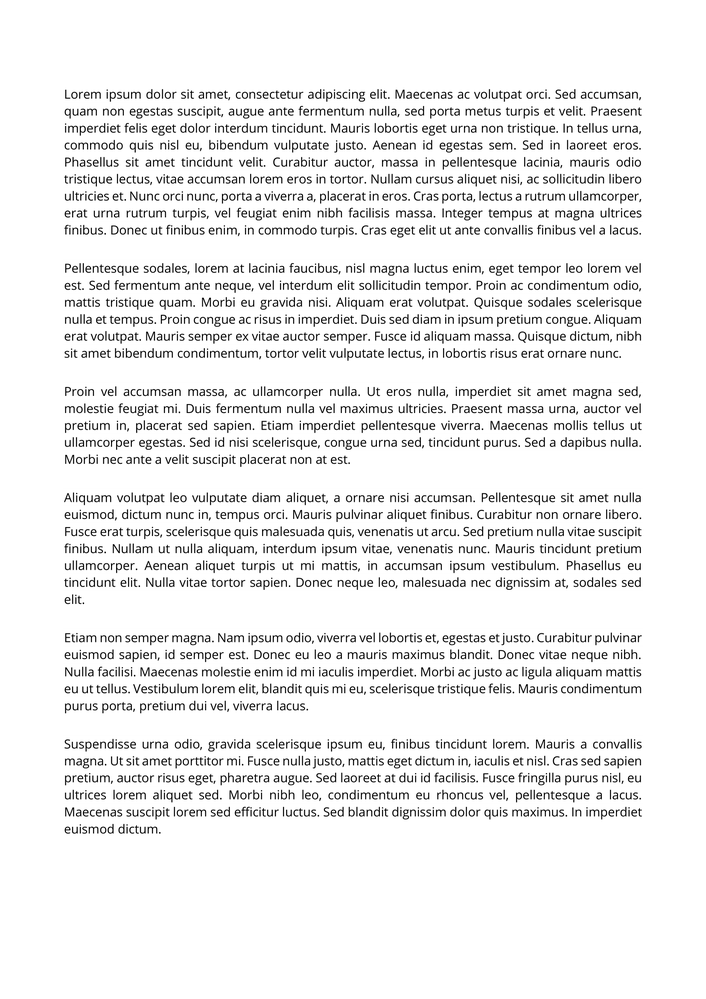
#> input picture task-B/project-files-B/001.png, 706 x 999 px, shrunk from 1654 x 2339 before the run, found by its file name
$ python 001_test_run.py
#> lines starting #> are read from the running program, lines starting #| are printed output that depends on the picture; after the words box and inside, x2 and y2 are one past the last pixel; in counts of white or black regions, pixels touching at a corner belong together
import cv2
import numpy as np
import os

def process_image(image_path, output_dir="task-B/paragraphs"):
    # Create output directory if it doesn't exist
#> called with image_path = 'task-B/project-files-B/001.png', output_dir = 'task-B/paragraphs'
    os.makedirs(output_dir, exist_ok=True)

    base_name = os.path.splitext(os.path.basename(image_path))[0]

    # Read the image
    image = cv2.imread(image_path, cv2.IMREAD_GRAYSCALE)
#> image is the input picture: shape (999, 706); min 0, max 255, mean 237.8
    if image is None:
        raise ValueError(f"Could not read the image at {image_path}")

    # Threshold the image (white text on black background for easier processing)
    _, binary_image = cv2.threshold(image, 127, 255, cv2.THRESH_BINARY_INV)
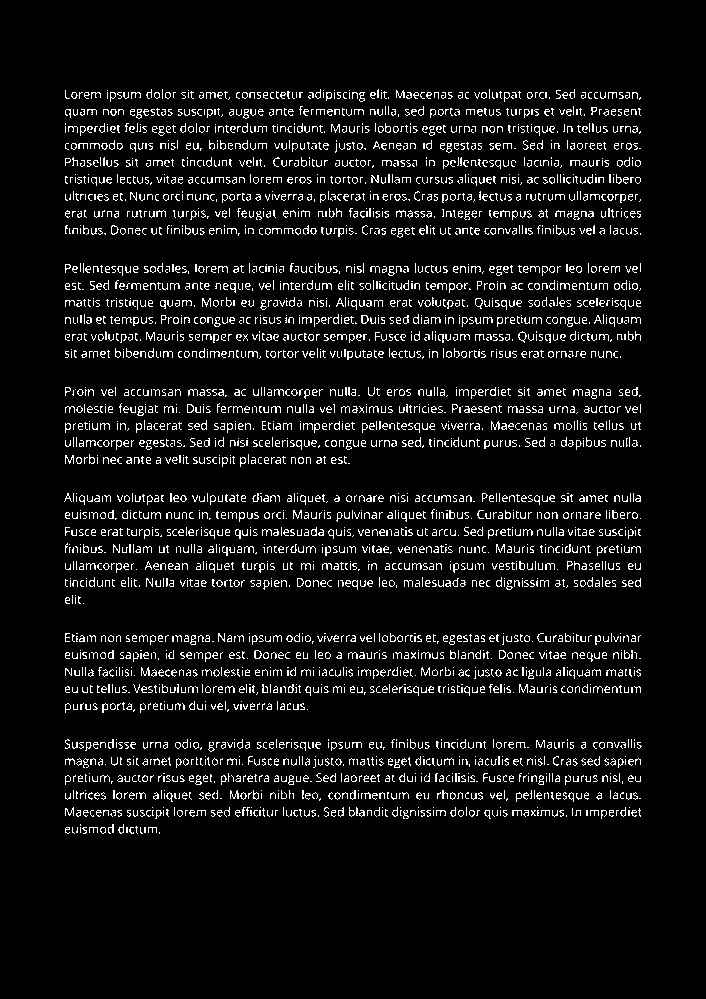
#> binary_image: shape (999, 706); 6.8% white in thin lines or dots, all inside (x1, y1, x2, y2) = (64, 89, 642, 834)

    # Get the height and width of the image
    height, width = binary_image.shape
#> height = 999; width = 706

    # Compute horizontal histogram (sum of white pixels per row)
    horizontal_histogram = np.sum(binary_image == 255, axis=1)
#> horizontal_histogram = 999 values, max 312 at index 810, min 0 at index 0, mean 47.81

    # Identify rows with black pixels (text rows)
    text_rows = np.where(horizontal_histogram > 0)[0]
#> text_rows = 468 values from 89 to 833

    # Identify paragraph start and end rows
    paragraphs = []
    current_paragraph = []
    max_gap = 30  # Max gap (in rows) to consider as part of the same paragraph

    for i in range(len(text_rows)):
        if not current_paragraph:
            # Start a new paragraph
            current_paragraph.append(text_rows[i])
        else:
            # Check the gap between the current and previous row
            gap = text_rows[i] - text_rows[i-1]
            if gap <= max_gap:
                current_paragraph.append(text_rows[i])
            else:
                # Save the completed paragraph and start a new one
                paragraphs.append(current_paragraph)
                current_paragraph = [text_rows[i]]
#> this loop made 468 passes
#> gap on passes 2 to 13: 1, 1, 1, 1, 1, 1, 1, 1, 1, 1, 1, 1
#> after the loop, paragraphs = []
    # Add the last paragraph if it exists
    if current_paragraph:
        paragraphs.append(current_paragraph)

    # Create output images for each paragraph
    output_images = []
    for paragraph in paragraphs:
        top = paragraph[0]
        bottom = paragraph[-1]
        cropped_paragraph = binary_image[top -20 : bottom +20, :]

        #Invert to white text black background
        cropped_paragraph = cv2.bitwise_not(cropped_paragraph)
        output_images.append(cropped_paragraph)
#> this loop made 1 pass
#> (top, bottom) on pass 1: (89, 833)
#> pass 1, in process_image, `cropped_paragraph = binary_image[top -20 : bottom +20, :]`:
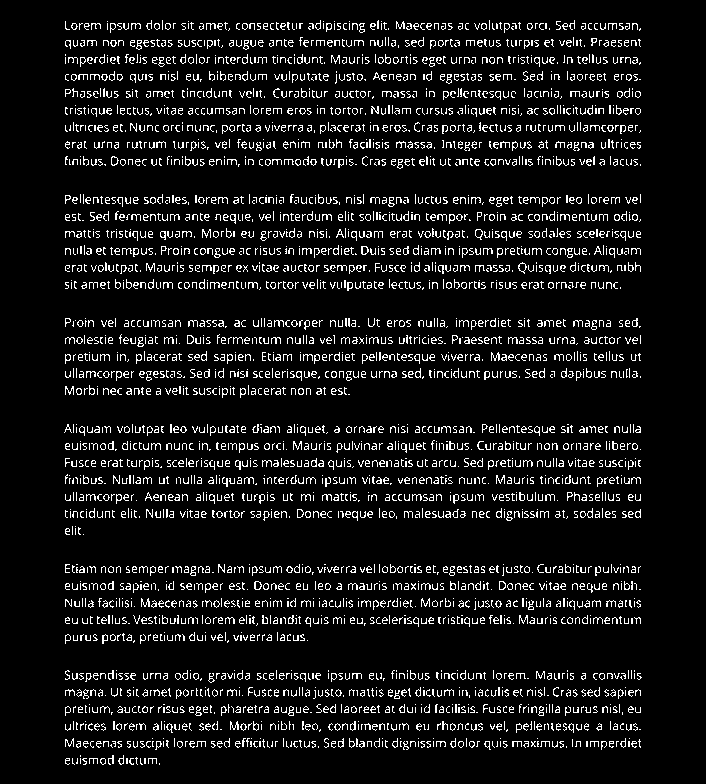
#> cropped_paragraph: shape (784, 706); 8.6% white in thin lines or dots, all inside (x1, y1, x2, y2) = (64, 20, 642, 765)
#> after the loop, output_images = 1 item

    # Save the paragraphs to disk
    for idx, paragraph_image in enumerate(output_images):
        output_path = os.path.join(output_dir, f"{base_name}_paragraph_{idx + 1}.png")
        cv2.imwrite(output_path, paragraph_image)
#> this loop made 1 pass


    print(f"Processing complete. Paragraphs saved to '{output_dir}'.")
#| Processing complete. Paragraphs saved to 'task-B/paragraphs'.

# Run the function with the input image
process_image("task-B/project-files-B/001.png")
process_image("task-B/project-files-B/005.png")
#> call 2 of process_image, with image_path = 'task-B/project-files-B/005.png', output_dir = 'task-B/paragraphs'
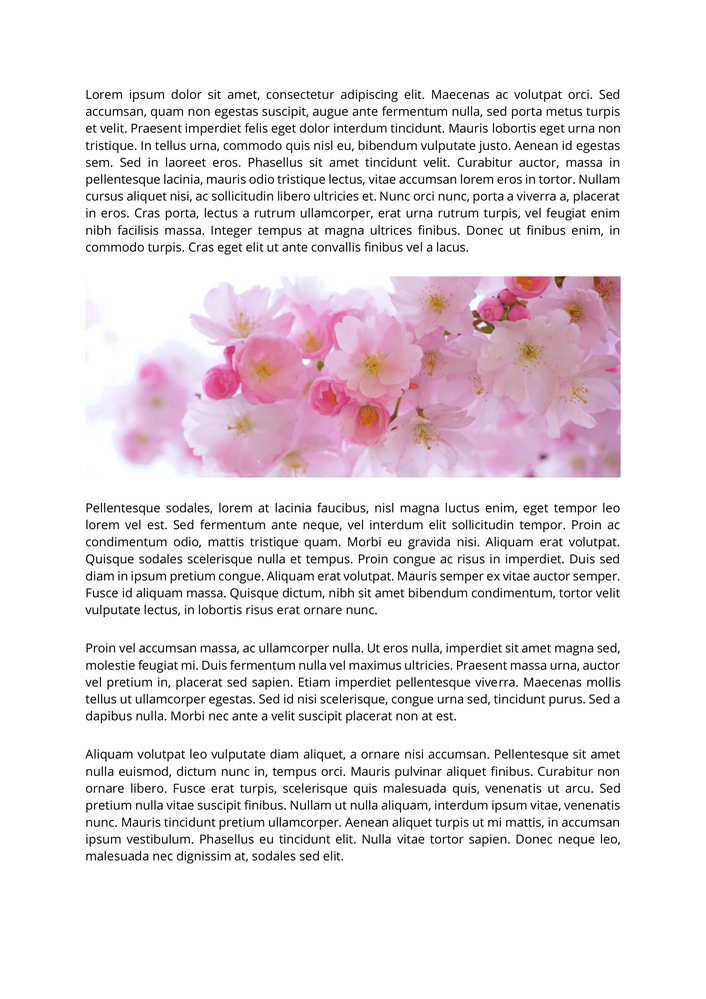
#> input picture task-B/project-files-B/005.png, 706 x 999 px, shrunk from 1654 x 2339 before the run, found by its file name
#> in process_image (call 2), `image = cv2.imread(image_path, cv2.IMREAD_GRAYSCALE)`:
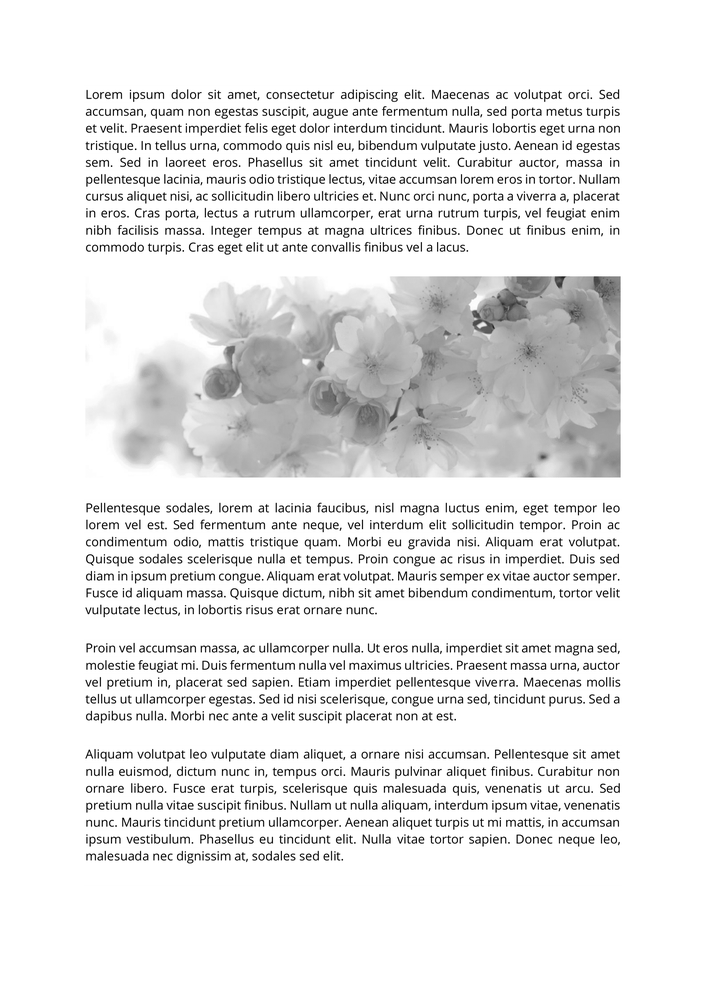
#> image: shape (999, 706); min 0, max 255, mean 232.9
#> in process_image (call 2), `_, binary_image = cv2.threshold(image, 127, 255, cv2.THRESH_BINARY_INV)`:
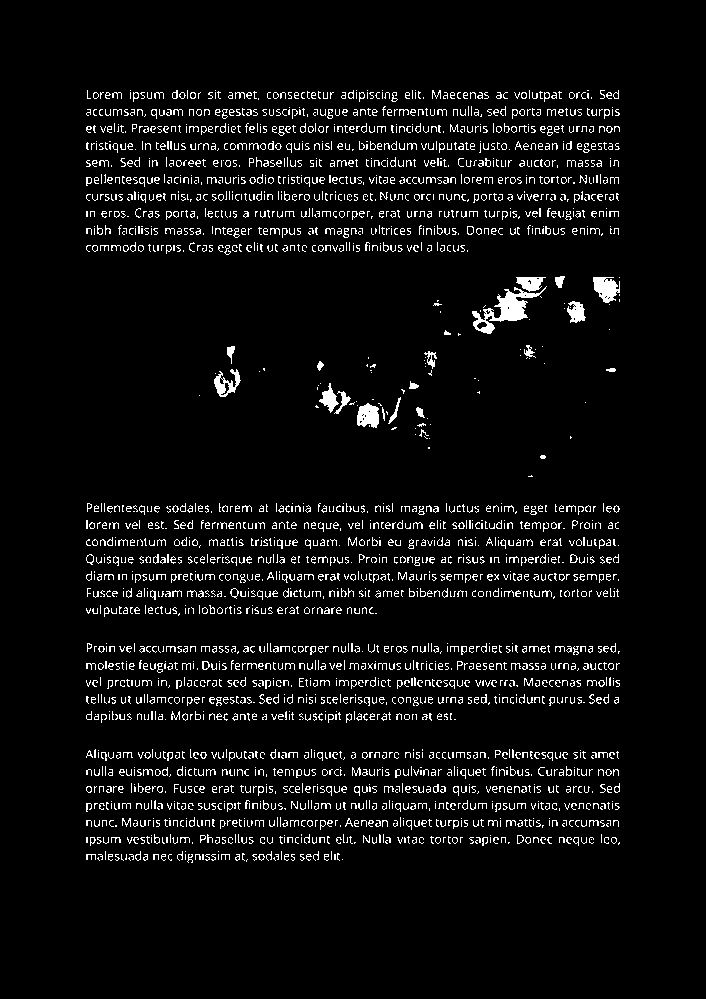
#> binary_image: shape (999, 706); 5.4% white in thin lines or dots, all inside (x1, y1, x2, y2) = (86, 90, 620, 863)
#> in process_image (call 2), `horizontal_histogram = np.sum(binary_image == 255, axis=1)`: horizontal_histogram = 999 values, max 295 at index 646, min 0 at index 0, mean 38.2
#> in process_image (call 2), `text_rows = np.where(horizontal_histogram > 0)[0]`: text_rows = 518 values from 90 to 862
#> the loop in process_image (call 2), `for i in range(len(text_rows)):` made 518 passes
#> the loop in process_image (call 2), `for paragraph in paragraphs:` made 1 pass
#> (top, bottom) on pass 1: (90, 862)
#> pass 1, in process_image (call 2), `cropped_paragraph = binary_image[top -20 : bottom +20, :]`:
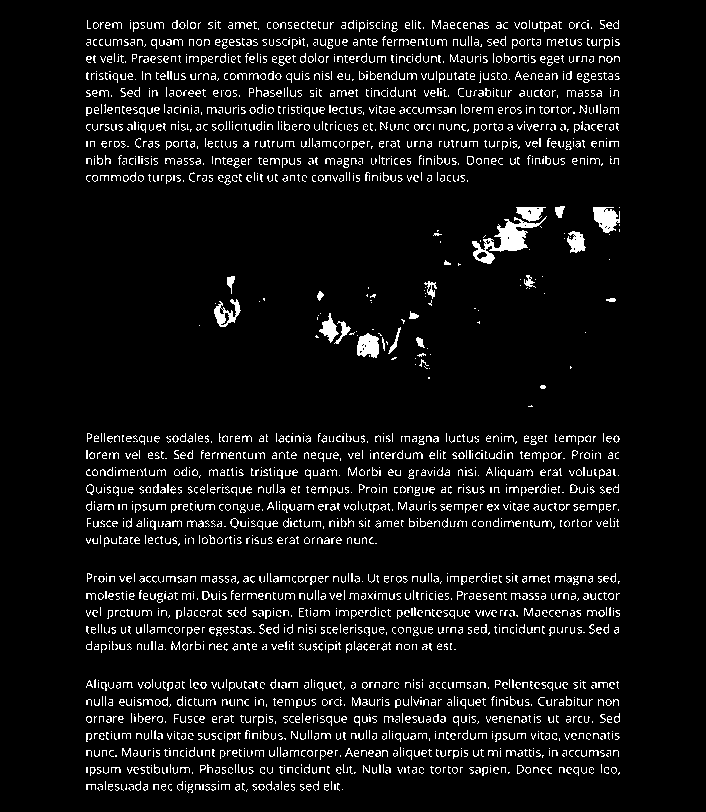
#> cropped_paragraph: shape (812, 706); 6.7% white in thin lines or dots, all inside (x1, y1, x2, y2) = (86, 20, 620, 793)
#> the loop in process_image (call 2), `for idx, paragraph_image in enumerate(output_images):` made 1 pass
#| Processing complete. Paragraphs saved to 'task-B/paragraphs'.
